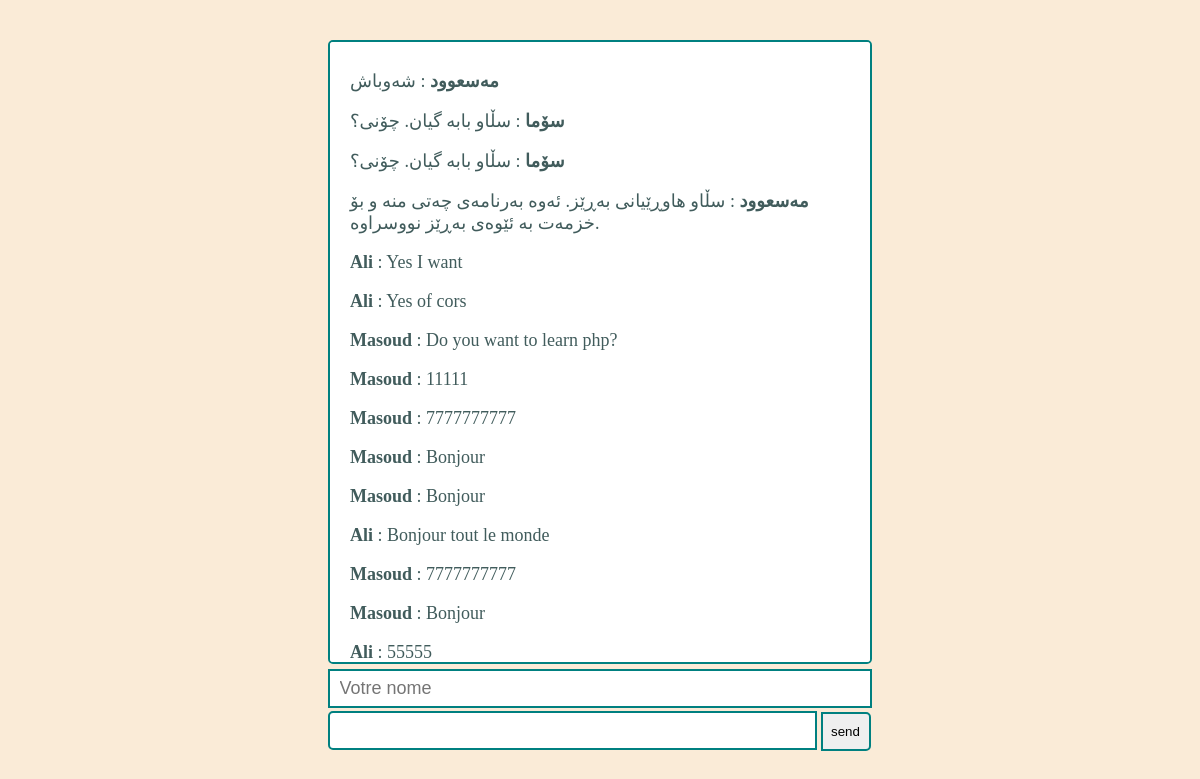
The page /Chat/chat1.php on the database its author committed.
### tables this page shows
CREATE TABLE IF NOT EXISTS `coversation` (
  `id` int(11) NOT NULL AUTO_INCREMENT,
  `pseudo` varchar(255) NOT NULL,
  `message` varchar(600) NOT NULL,
  PRIMARY KEY (`id`)
);

### Chat/chat1.php (the view, shortened to what this page needs)
<!DOCTYPE html>
<html lang="en">
<head>
    <link rel="stylesheet" href="style.css">
</head>
<body>
    <section class="chat">
        <?php
        try {
            $bdd = new PDO('mysql:host=localhost;dbname=chat', 'root', '');
        } catch (Exception $e) {
            die('Erreur : ' . $e->getMessage());
        }
        $reponse = $bdd->query('SELECT * FROM coversation ORDER BY ID DESC LIMIT 0, 100');
        while ($donnees = $reponse->fetch()) {
            echo '<p><strong>' . htmlspecialchars($donnees['pseudo']) . '</strong> : ' . htmlspecialchars($donnees['message']) . '</p>';
        }
        ?>
    </section>
    <section class="send">
        <form  method="POST">
            <input type="text" placeholder="Votre nome" name="pseudo" id="pseudo" />
            <input type="text" name="message" id="text" />
            <input type="submit" name="submit" value="send" id="submit" onsubmit="document.getElementById('pseudo').disabled = true">
        </form>
    </section>
</body>
</html>

### Chat/style.css (style rules this page uses)
body { margin: 0; padding: 0; background-color: antiquewhite; }
.chat { margin: auto; margin-top: 40px; width: 500px; height: 600px; border: 2px solid teal; border-radius: 5px; background-color: white; padding: 10px 20px; font-size: 18px; color: rgb(65, 92, 92); overflow-y: auto; }
.send { margin: 5px auto; width: 545px; height: 39px; padding: 0; }
#text { width: 465px; height: 15px; border: 2px solid teal; border-top-left-radius: 5px; border-bottom-left-radius: 5px; background-color: white; padding: 10px 10px; font-size: 18px; color: rgb(65, 92, 92); overflow: hidden; }
#pseudo { width: 520px; height: 15px; border: 2px solid teal; background-color: white; padding: 10px 10px; font-size: 18px; color: rgb(65, 92, 92); overflow: hidden; margin-bottom: 3px; }
#submit { width: 50px; height: 39px; border: 2px solid teal; border-top-right-radius: 5px; border-bottom-right-radius: 5px; }

### rows shown on the page
coversation: pseudo "مەسعوود", message "شەوباش"
coversation: pseudo "سۆما", message "سڵاو بابە گیان. چۆنی؟"
coversation: pseudo "سۆما", message "سڵاو بابە گیان. چۆنی؟"
coversation: pseudo "مەسعوود", message "سڵاو هاوڕێیانی بەڕێز. ئەوە بەرنامەی چەتی منە و بۆ خزمەت بە ئێوەی بەڕێز نووسراوە."
coversation: pseudo "Ali", message "Yes I want"
coversation: pseudo "Ali", message "Yes of cors"
coversation: pseudo "Masoud", message "Do you want to learn php?"
coversation: pseudo "Masoud", message "11111"
coversation: pseudo "Masoud", message "7777777777"
coversation: pseudo "Masoud", message "Bonjour"
coversation: pseudo "Masoud", message "Bonjour"
coversation: pseudo "Ali", message "Bonjour tout le monde"
coversation: pseudo "Masoud", message "7777777777"
coversation: pseudo "Masoud", message "Bonjour"
coversation: pseudo "Ali", message "55555"
